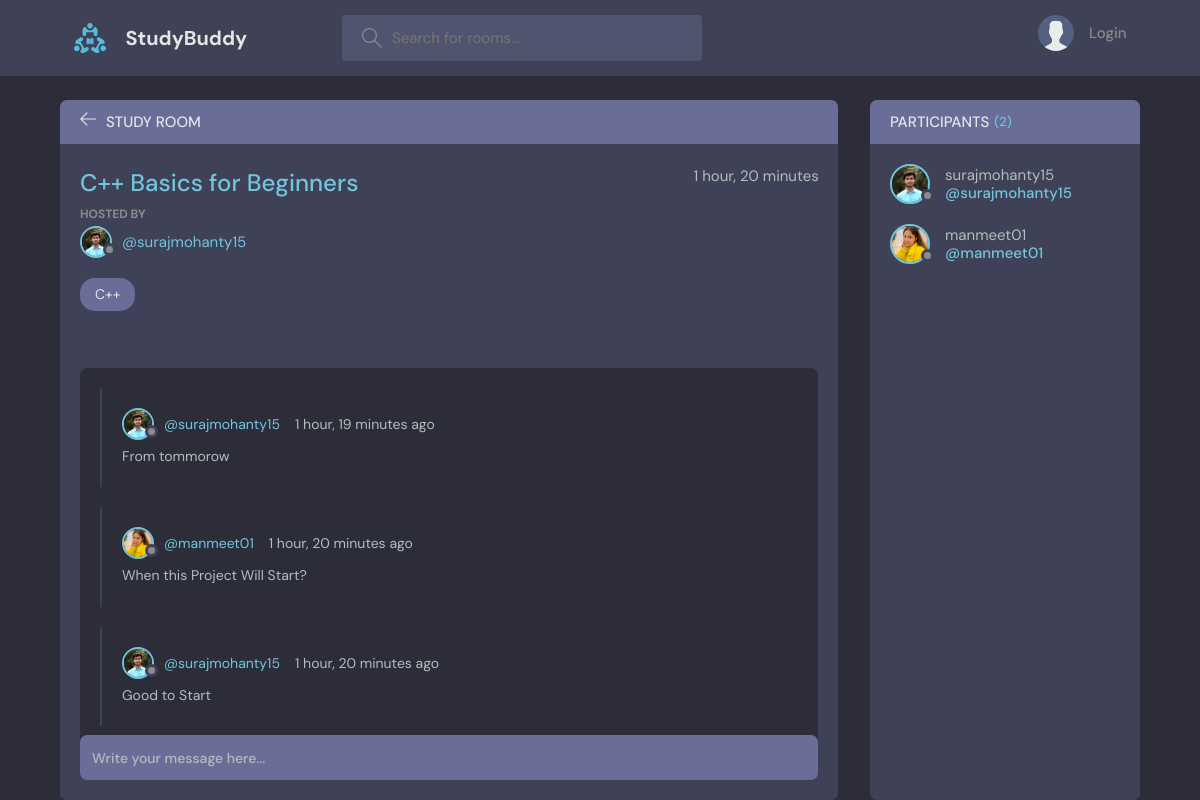
Page /room/2/ on the committed database.
### base/models.py (models this page shows, shortened)
class Room(models.Model):
    host = models.ForeignKey(User,on_delete=models.SET_NULL,null=True)
    topic =models.ForeignKey(Topic,on_delete=models.SET_NULL,null=True)
    name = models.CharField(max_length=200)
    description = models.TextField(null=True,blank=True)
    participants = models.ManyToManyField(
        User, related_name='participants', blank=True)
    updated = models.DateTimeField(auto_now=True)
    created = models.DateTimeField(auto_now_add=True)
    class Meta:
        ordering = ['-updated','-created']

class User(AbstractUser):
    name = models.CharField(max_length=200, null=True)
    email = models.EmailField(unique=True, null=True)
    bio = models.TextField(null=True)
    avatar =models.ImageField(null=True, default="avatar.svg")
    USERNAME_FIELD = 'email'
    REQUIRED_FIELDS = []

class Topic(models.Model):
    name = models.CharField(max_length=200)
    def __str__(self):
        return self.name

class Message(models.Model):
    user = models.ForeignKey(User, on_delete=models.CASCADE)
    room = models.ForeignKey(Room,on_delete=models.CASCADE)
    body = models.TextField()
    updated = models.DateTimeField(auto_now=True)
    created = models.DateTimeField(auto_now_add=True)
    class Meta:
        ordering = ['-updated','-created']

### base/views.py (the view, shortened to what this page needs)
# urls.py: path('room/<str:pk>/', views.room, name="room"),
def room(request,pk):
    room = Room.objects.get(id=pk)
    room_messages = room.message_set.all()
    participants = room.participants.all()
    context = {'room' : room, 'room_messages' : room_messages , 'participants':participants}
    return render(request,'base/room.html',context)

### base/templates/base/room.html (shortened to what this page needs)
{% extends 'main.html' %}
{% block content %}
    <main class="profile-page layout layout--2">
      <div class="container">
        <div class="room">
          <div class="room__top">
            <div class="room__topLeft">
              <a href="{% url 'home' %}">
                <svg version="1.1" xmlns="http://www.w3.org/2000/svg" width="32" height="32" viewBox="0 0 32 32">
                  <title>arrow-left</title>
                  <path
                    d="M13.723 2.286l-13.723 13.714 13.719 13.714 1.616-1.611-10.96-10.96h27.625v-2.286h-27.625l10.965-10.965-1.616-1.607z"
                  ></path>
                </svg>
              </a>
              <h3>Study Room</h3>
            </div>
          </div>
          <div class="room__box scroll">
            <div class="room__header scroll">
              <div class="room__info">
                <h3>{{room.name}}</h3>
                <span>{{room.created|timesince}}</span>
              </div>
              <div class="room__hosted">
                <p>Hosted By</p>
                <a href="{% url 'user-profile' room.host.id %}" class="room__author">
                  <div class="avatar avatar--small">
                    <img src="{{room.host.avatar.url}}" />
                  </div>
                  <span>@{{room.host.username}}</span>
                </a>
              </div>
              <span class="room__topics">{{room.topic}}</span>
            </div>
            <div class="room__conversation">
              <div class="threads scroll">
                {% for message in room_messages %}
                <div class="thread">
                  <div class="thread__top">
                    <div class="thread__author">
                      <a href="{% url 'user-profile' message.user.id %}" class="thread__authorInfo">
                        <div class="avatar avatar--small">
                          <img src="{{message.user.avatar.url}}" />
                        </div>
                        <span>@{{message.user.username}}</span>
                      </a>
                      <span class="thread__date">{{message.created|timesince}} ago</span>
                    </div>
                  </div>
                  <div class="thread__details">
                    {{message.body}}
                  </div>
                </div>
                {% endfor %}
              </div>
            </div>
          </div>
          <div class="room__message">
            <form action="" method="POST">
              <input name="body" placeholder="Write your message here..." /></form>
          </div>
        </div>
        <div class="participants">
          <h3 class="participants__top">Participants <span>({{participants.count}})</span></h3>
          <div class="participants__list scroll">
            {% for user in participants %}
            <a href="{% url 'user-profile' user.id %}" class="participant">
              <div class="avatar avatar--medium">
                <img src="{{user.avatar.url}}" />
              </div>
              <p>
                {{user.username}}
                <span>@{{user.username}}</span>
              </p>
            </a>
            {% endfor %}
          </div>
        </div>
      </div>
    </main>
{% endblock content %}

### rows in the picture
Room: name "C++ Basics for Beginners", created "1 hour, 20 minutes", host.avatar (picture), host.username "surajmohanty15", topic "C++"
Message: user.avatar (picture), user.username "surajmohanty15", created "1 hour, 19 minutes", body "From tommorow"
Message: user.avatar (picture), user.username "manmeet01", created "1 hour, 20 minutes", body "When this Project Will Start?"
Message: user.avatar (picture), user.username "surajmohanty15", created "1 hour, 20 minutes", body "Good to Start"
User: avatar (picture), username "surajmohanty15"
User: avatar (picture), username "manmeet01"

### other values in the picture
{{ participants.count }} "2"
